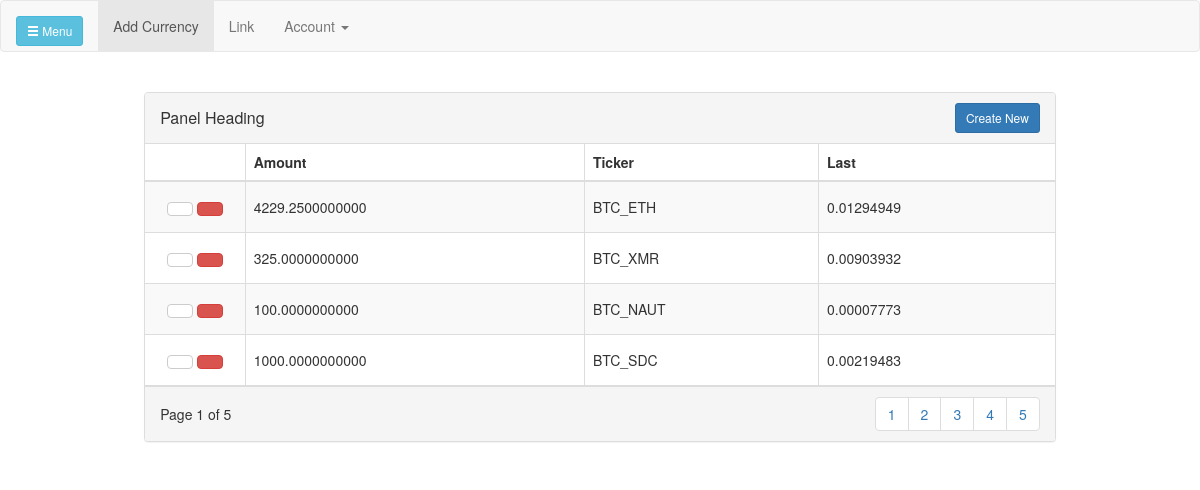
Page /currencies (signed in) on the committed database.
### altcoinapi.py (models this page shows)
class UserCurrency(db.Model, UserMixin):
    __tablename__ = "users_cur"
    trans_id = db.Column(db.Integer, primary_key=True, index=True)
    id=db.Column(db.Integer)
    amount = db.Column(db.Numeric())
    ticker = db.Column(db.String(255), )
    last = db.Column(db.String(255))
    ask = db.Column(db.String(255))
    bid = db.Column(db.String(255))
    timestamp = db.Column(db.DateTime())
    index = index_property('id', 'index')

### altcoinapi.py (the view)
@app.route('/currencies')
@login_required
def currencies():
    Currencies = UserCurrency.query.filter_by(id=current_user.id).all()
    print(Currencies)
    return render_template("currencies.html", Currencies=Currencies)

### templates/currencies.html (shortened to what this page needs)
{% extends "index.html" %} {% block title %}Index{% endblock %} {% block head %} {{ super() }}
{% endblock %} {% block content %}
<div class="col-md-10 col-md-offset-1">
    <div class="panel panel-default panel-table">
        <div class="panel-heading">
            <div class="row">
                <div class="col col-xs-6">
                    <h3 class="panel-title">Panel Heading</h3>
                </div>
                <div class="col col-xs-6 text-right">
                    <button type="button" class="btn btn-sm btn-primary btn-create" data-toggle="modal" data-target="#myModal">Create New</button>
                </div>
            </div>
        </div>
        <div class="panel-body">
            <table class="table table-striped table-bordered table-list">
                <thead>
                    <tr>
                        <th><em class="fa fa-cog"></em></th>
                        <th class="hidden-xs">Amount</th>
                        <th>Ticker</th>
                        <th>Last</th>
                    </tr>
                </thead>
                <tbody>
                    {% for thing in Currencies %}
                    <tr>
                        <td align="center">
                            <a class="btn btn-default"><em class="fa fa-pencil"></em></a>
                            <a class="btn btn-danger"><em class="fa fa-trash"></em></a>
                        </td>
                        <td class="hidden-xs">{{thing.amount}}</td>
                        <td>{{ thing.ticker }}</td>
                        <td>{{ thing.last }}</td>
                        {% endfor %}
                    </tr>
                </tbody>
            </table>
        </div>
        <div class="panel-footer">
            <div class="row">
                <div class="col col-xs-4">Page 1 of 5
                </div>
                <div class="col col-xs-8">
                    <ul class="pagination hidden-xs pull-right">
                        <li><a href="#">1</a></li>
                        <li><a href="#">2</a></li>
                        <li><a href="#">3</a></li>
                        <li><a href="#">4</a></li>
                        <li><a href="#">5</a></li>
                    </ul>
                </div>
            </div>
        </div>
    </div>
</div>
        {% endblock %}

### templates/index.html (shortened to what this page needs)
<!DOCTYPE html>
<html lang="en">
<head>
    {% block head %}
    <link href="static/css/bootstrap.min.css" rel="stylesheet">
    <link href="static/css/simple-sidebar.css" rel="stylesheet">
    {% endblock %}
</head>
<body>
    <div id="wrapper" class="toggled">
        <nav class="navbar navbar-default">
            <div class="container-fluid">
                <div class="navbar-header">
                    <a class="navbar-brand" href="#"><button href="#menu-toggle" id="menu-toggle" type="button" class="btn btn-info btn-sm">
          <span class="glyphicon glyphicon-menu-hamburger"></span> Menu
        </button></a>
                </div>
                <div class="collapse navbar-collapse" id="bs-example-navbar-collapse-1">
                    <ul class="nav navbar-nav">
                        <li class="active text-primary"><a href="/addCurrency/ETH" id="demo">Add Currency <span class="sr-only">(current)</span></a></li>
                        <ul class="nav navbar-nav navbar-right">
                            <li><a href="#">Link</a></li>
                            <li class="dropdown">
                                <a href="#" class="dropdown-toggle" data-toggle="dropdown" role="button" aria-haspopup="true" aria-expanded="false">Account <span class="caret"></span></a>
                            </li>
                        </ul>
                </div>
            </div>
        </nav>
        <div id="page-content-wrapper">
            <div class="container-fluid">
                {% block content %}{% endblock %}
    </div>
</body>
</html>

### static/css/simple-sidebar.css (style rules this page uses)
body { overflow-x: hidden; }
#wrapper { padding-left: 0; -webkit-transition: all 0.5s ease; -moz-transition: all 0.5s ease; -o-transition: all 0.5s ease; transition: all 0.5s ease; }
#wrapper.toggled { padding-left: 250px; }
#page-content-wrapper { width: 100%; position: absolute; padding: 15px; }
#wrapper.toggled #page-content-wrapper { position: absolute; margin-right: -250px; }
@media (min-width:768px) { #wrapper { padding-left: 250px; } }
@media (min-width:768px) { #wrapper.toggled { padding-left: 0; } }
@media (min-width:768px) { #page-content-wrapper { padding: 20px; position: relative; } }
@media (min-width:768px) { #wrapper.toggled #page-content-wrapper { position: relative; margin-right: 0; } }

### templates/currencies.html (style rules this page uses)
.panel-table .panel-body { padding: 0; }
.panel-table .panel-body .table-bordered { border-style: none; margin: 0; }
.panel-table .panel-body .table-bordered>thead>tr>th:first-of-type { text-align: center; width: 100px; }
.panel-table .panel-body .table-bordered>thead>tr>th:last-of-type, .panel-table .panel-body .table-bordered>tbody>tr>td:last-of-type { border-right: 0px; }
.panel-table .panel-body .table-bordered>thead>tr>th:first-of-type, .panel-table .panel-body .table-bordered>tbody>tr>td:first-of-type { border-left: 0px; }
.panel-table .panel-body .table-bordered>tbody>tr:first-of-type>td { border-bottom: 0px; }
.panel-table .panel-body .table-bordered>thead>tr:first-of-type>th { border-top: 0px; }
.panel-table .panel-footer .pagination { margin: 0; }
.panel-table .panel-footer .col { line-height: 34px; height: 34px; }
.panel-table .panel-heading .col h3 { line-height: 30px; height: 30px; }
.panel-table .panel-body .table-bordered>tbody>tr>td { line-height: 34px; }

### rows in the picture
UserCurrency: amount "4229.2500000000", ticker "BTC_ETH", last "0.01294949"
UserCurrency: amount "325.0000000000", ticker "BTC_XMR", last "0.00903932"
UserCurrency: amount "100.0000000000", ticker "BTC_NAUT", last "0.00007773"
UserCurrency: amount "1000.0000000000", ticker "BTC_SDC", last "0.00219483"
